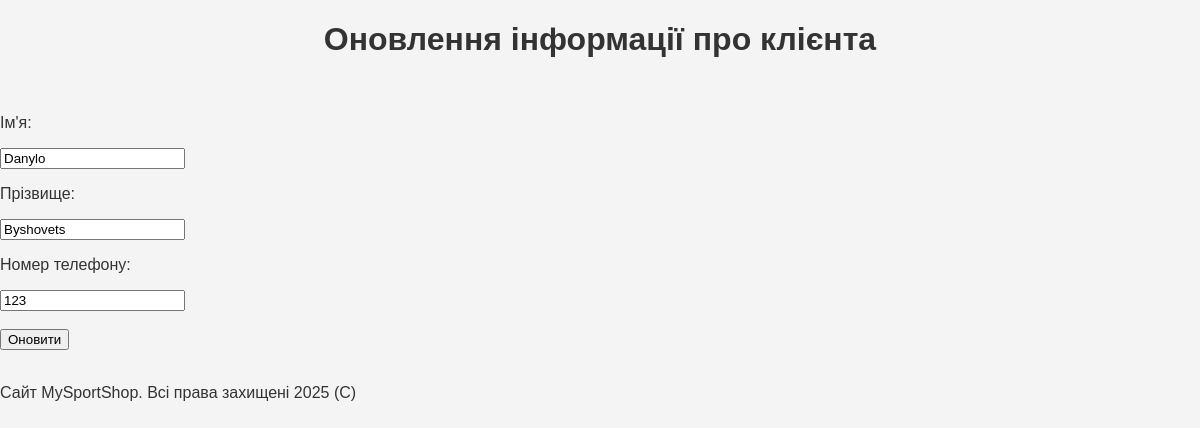
Page /clients/2/update on the committed database.
### app.py (models this page shows, shortened)
class Client(db.Model):
    id = db.Column(db.Integer, primary_key=True)
    name = db.Column(db.String(30), nullable=False)
    surname = db.Column(db.String(30), nullable=False)
    phone = db.Column(db.String(19), nullable=False)
    cart = db.Column(db.String(1000), nullable=False)
    email = db.Column(db.String(50), nullable=False)
    password = db.Column(db.String(10), nullable=False)

### app.py (the view)
@app.route("/clients/<int:client_id>/update", methods=["POST", "GET"])
def client_update(client_id):
    client = Client.query.get(client_id)
    if request.method == "POST":
        client.name = request.form['name']
        client.surname = request.form['surname']
        client.phone = request.form['phone']
        try:
            db.session.commit()
            return redirect('/clients')
        except:
            return "Сталася помилка редагування даних клієнта"
    else:
        return render_template("client_update.html", client=client)

### templates/client_update.html (shortened to what this page needs)
{% extends 'layout.html' %}
{% block content %}
<h1>Оновлення інформації про клієнта</h1>
<br>
<div>
    <form method="post">
        <p>Ім'я:</p>
        <input type="text" name="name" id="name" value="{{ client.name }}" placeholder="Введіть ім'я"><br>
        <p>Прізвище:</p>
        <input type="text" name="surname" id="surname" value="{{ client.surname }}" placeholder="Введіть прізвище"><br>
        <p>Номер телефону:</p>
        <input type="text" name="phone" id="phone" value="{{ client.phone }}" placeholder="Введіть номер телефону"><br><br>
        <input type="submit" value="Оновити">
    </form>
</div>
<br>
{% endblock %}

### static/css/styles.css (style rules this page uses)
body { font-family: Arial, sans-serif; margin: 0; padding: 0; background-color: #f4f4f4; color: #333; }
h1 { text-align: center; }

### rows in the picture
Client: name "Danylo", surname "Byshovets", phone "123"
